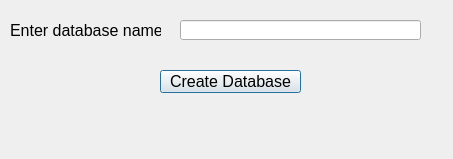
<?xml version="1.0" encoding="UTF-8"?>
<ui version="4.0">
 <class>Dialog</class>
 <widget class="QDialog" name="Dialog">
  <property name="geometry">
   <rect>
    <x>0</x>
    <y>0</y>
    <width>453</width>
    <height>159</height>
   </rect>
  </property>
  <property name="windowTitle">
   <string>Dialog</string>
  </property>
  <widget class="QLabel" name="label">
   <property name="geometry">
    <rect>
     <x>10</x>
     <y>20</y>
     <width>151</width>
     <height>20</height>
    </rect>
   </property>
   <property name="font">
    <font>
     <pointsize>12</pointsize>
    </font>
   </property>
   <property name="text">
    <string>Enter database name</string>
   </property>
  </widget>
  <widget class="QLineEdit" name="lineEditDBName">
   <property name="geometry">
    <rect>
     <x>180</x>
     <y>20</y>
     <width>241</width>
     <height>20</height>
    </rect>
   </property>
   <property name="font">
    <font>
     <pointsize>12</pointsize>
    </font>
   </property>
  </widget>
  <widget class="QPushButton" name="pushButtonCreateDB">
   <property name="geometry">
    <rect>
     <x>160</x>
     <y>70</y>
     <width>141</width>
     <height>23</height>
    </rect>
   </property>
   <property name="font">
    <font>
     <pointsize>12</pointsize>
    </font>
   </property>
   <property name="text">
    <string>Create Database</string>
   </property>
  </widget>
  <widget class="QLabel" name="labelResponse">
   <property name="geometry">
    <rect>
     <x>40</x>
     <y>120</y>
     <width>391</width>
     <height>20</height>
    </rect>
   </property>
   <property name="font">
    <font>
     <pointsize>12</pointsize>
    </font>
   </property>
   <property name="text">
    <string/>
   </property>
  </widget>
 </widget>
 <resources/>
 <connections/>
</ui>
